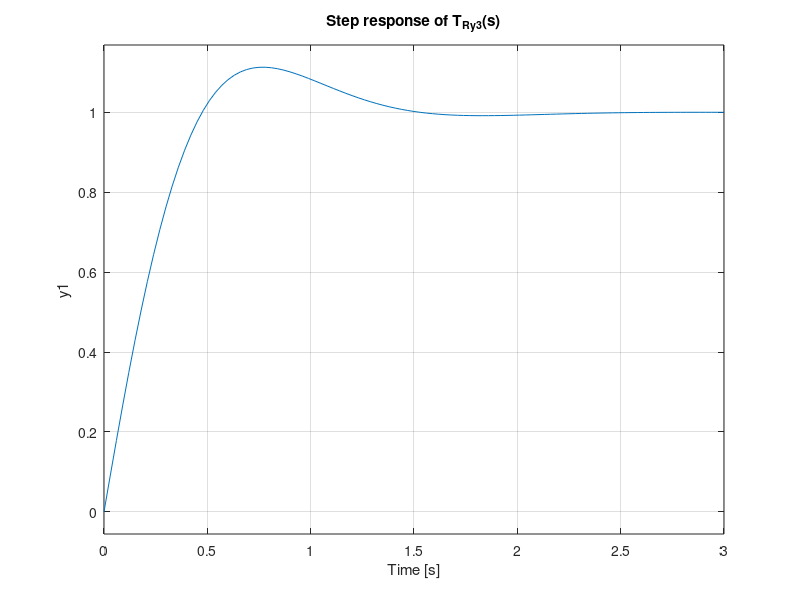

Source code (MATLAB):
if exist('OCTAVE_VERSION', 'builtin')
    pkg load control;
end

b_1 = 3;
a_1 = 2;
k_p = 1;
k_i = 5;

num = [b_1*k_p, b_1*k_i];
den = [1, (a_1 + b_1*k_p), b_1 * k_i];

T_ry = tf(num, den);

T_ry_poles = pole(T_ry)
T_ry_zeros = zero(T_ry)

figure;
step(T_ry);
grid on;
title("Step response of T_{Ry3}(s)");
print('-dpng', 'figures/C4_step.png')
